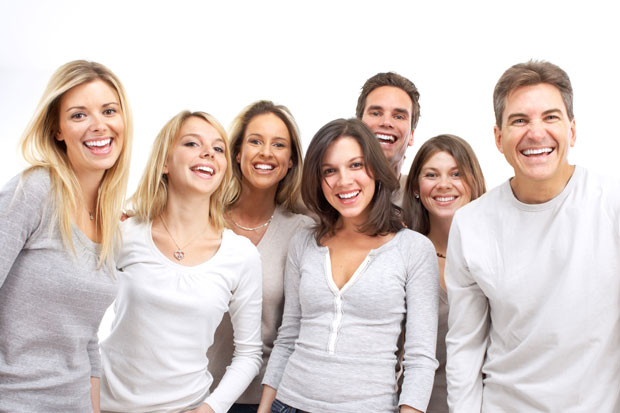
#> input picture OpenCV/konu anlatımı/mutlu-insanlar.png, 620 x 413 px
$ jupyter execute '8.yüz_ve_nesne_tespiti.ipynb'   (text cells are left out)
#> lines starting #> are read from the running program, lines starting #| are printed output that depends on the picture; after the words box and inside, x2 and y2 are one past the last pixel; in counts of white or black regions, pixels touching at a corner belong together
[cell 1]
#OpenCV ile yüz tanıma ( cv2.CascadeClassifier )
#Haar Cascade kullanımı
#Nesne takibi

[cell 2]
import cv2
import numpy as np

[cell 3]
#cv2.CascadeClassifier("haarcascade_frontalface_default.xml")

[cell 4]
yuz_Cascade = cv2.CascadeClassifier("haarcascade_frontalface_default.xml")

[cell 5]
resim = cv2.imread("mutlu-insanlar.png")
#> resim is the input picture: shape (413, 620, 3); mean B, G, R 198.3, 202.5, 215.1
gri_resim = cv2.cvtColor(resim, cv2.COLOR_BGR2GRAY)
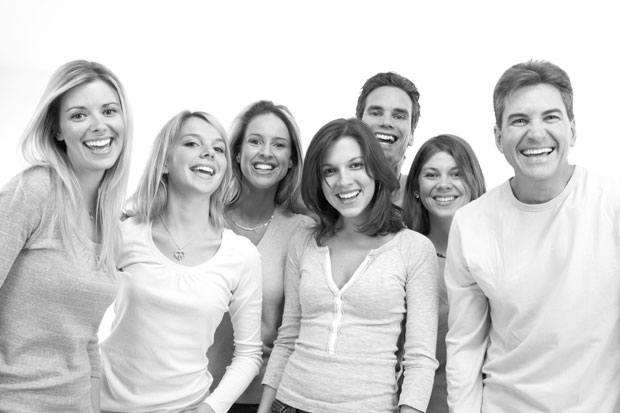
#> gri_resim: shape (413, 620); min 0, max 255, mean 205.8

yuzler = yuz_Cascade.detectMultiScale(gri_resim, scaleFactor=1.1, minNeighbors=5)
#> yuzler = [[311, 144, 66, 66], [413, 152, 59, 59], [355, 88, 64, 64], [234, 118, 64, 64], [55, 82, 80, 80], [492, 86, 84, 84], [160, 95, 63, 63], [166, 118, 76, 76]]

for (x, y, w, h) in yuzler:
    cv2.rectangle(resim, (x, y), (x + w, y + h), (0, 255, 0), 2)
#> this loop made 8 passes
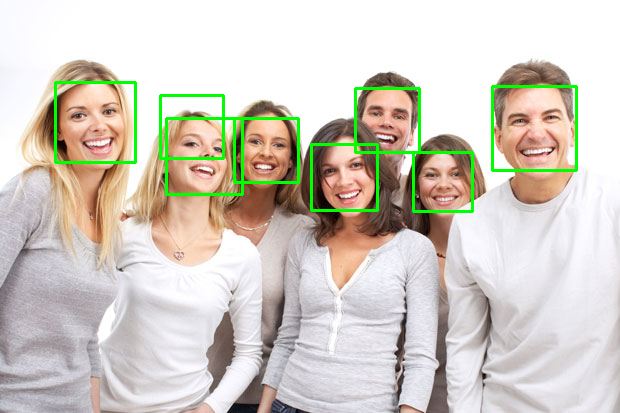
#> resim: shape (413, 620, 3); 2.55% of pixels changed, all inside (x1, y1, x2, y2) = (54, 81, 578, 213)

cv2.imshow("Yuzler", resim)
cv2.waitKey(0)
cv2.destroyAllWindows()

[cell 6]
resim.shape
#> Out = (413, 620, 3)

[cell 7]
#scaleFactor=1.1, görüntüyü ölçeklendirme oranıdır.
#minNeighbors=5, kaç komşu tespit edilmesi gerektiğini belirtir.

[cell 8]
# Kamera başlat
cap = cv2.VideoCapture(0)

# Renk aralığını belirle (örneğin, kırmızı renk için HSV değeri)
lower_red = np.array([0, 120, 70])   # Alt sınır
upper_red = np.array([10, 255, 255]) # Üst sınır
#[40, 40, 40] yeşil için
#[80, 255, 255]

while True:
    ret, frame = cap.read()
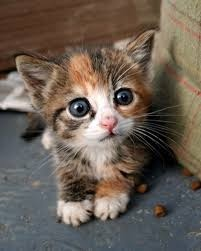
#> input picture OpenCV/konu anlatımı/tatli_kedi.jpg, 201 x 251 px, given in place of the camera
#> frame is the input picture: shape (251, 201, 3); mean B, G, R 84.6, 94.9, 106.5
    if not ret:
        break

    # Görüntüyü HSV formatına çevir
    hsv = cv2.cvtColor(frame, cv2.COLOR_BGR2HSV)
#> hsv: shape (251, 201, 3); mean H, S, V 40.9, 74.9, 110.2

    # Maske oluştur (Belirtilen renk aralığında kalan pikseller beyaz olur)
    mask = cv2.inRange(hsv, lower_red, upper_red)
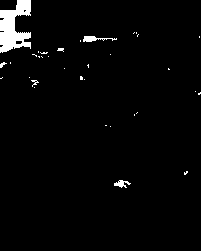
#> mask: shape (251, 201); 2.7% white; 34 white regions (29 under 20 px), largest, box (x1, y1, x2, y2) and area: (0, 0, 31, 53) 1023, (83, 36, 117, 42) 101, (114, 180, 131, 188) 71, (31, 80, 39, 87) 22, (0, 62, 7, 68) 21

    # Gürültüyü azaltmak için morfolojik işlemler
    mask = cv2.morphologyEx(mask, cv2.MORPH_OPEN, np.ones((5,5), np.uint8))
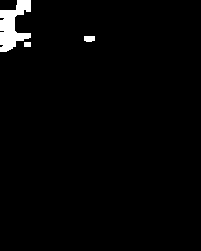
#> mask: shape (251, 201); 2% white; 3 white regions

    # Konturları bul
    contours, _ = cv2.findContours(mask, cv2.RETR_TREE, cv2.CHAIN_APPROX_SIMPLE)
#> contours = 3 contours; box (x1, y1, x2, y2) and area: (0, 0, 31, 52) 818, (84, 36, 95, 42) 46, (24, 42, 31, 47) 24

    # En büyük konturu al ve dikdörtgen içine al
    if contours:
        c = max(contours, key=cv2.contourArea)
#> c = contour of 53 points, box (x1, y1, x2, y2) (0, 0, 31, 52), area 818
        x, y, w, h = cv2.boundingRect(c)
#> x = 0; y = 0; w = 31; h = 52
        cv2.rectangle(frame, (x, y), (x + w, y + h), (0, 255, 0), 2)
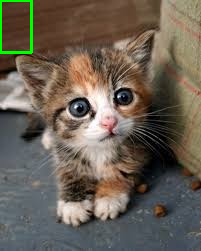
#> frame: shape (251, 201, 3); 0.81% of pixels changed, all inside (x1, y1, x2, y2) = (0, 0, 33, 54)

    # Sonuçları göster
    cv2.imshow("Orijinal", frame)
    cv2.imshow("Maske", mask)

    # Çıkış için 'q' tuşuna bas
    if cv2.waitKey(1) & 0xFF == ord('q'):
#> (key q is pressed here)
        break

cap.release()
cv2.destroyAllWindows()
